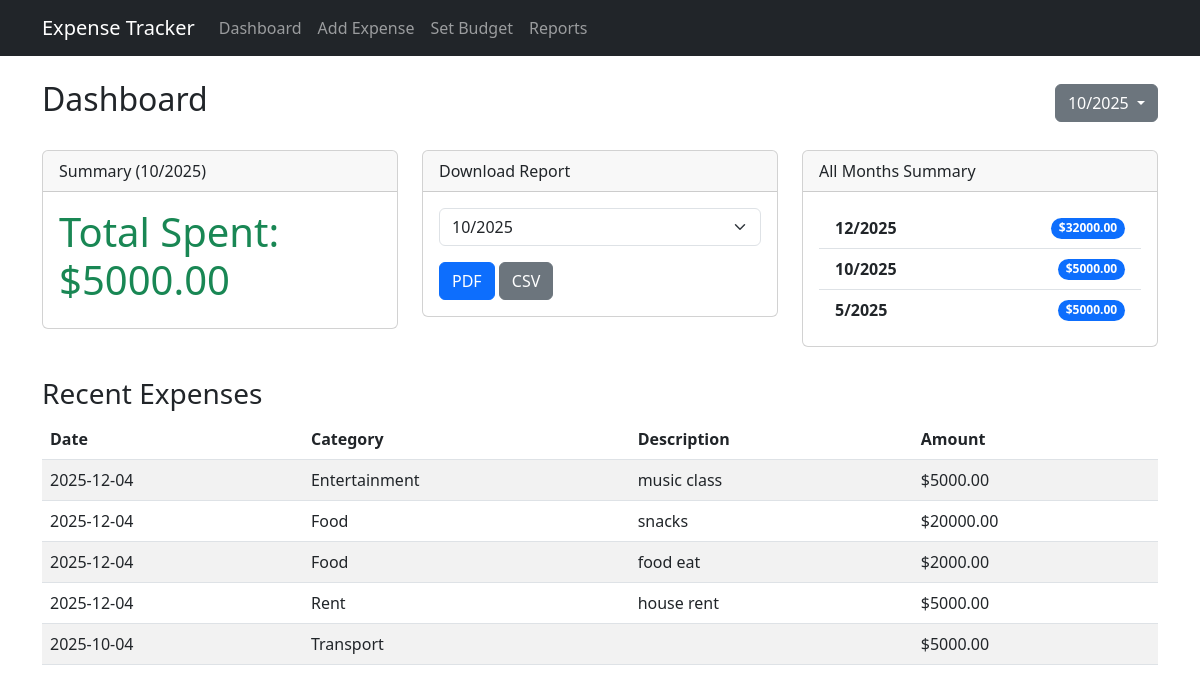
The app's page /?month=10&year=2025 with its own data.
### models.py (models this page shows, shortened)
class Expense(db.Model):
    id = db.Column(db.Integer, primary_key=True)
    amount = db.Column(db.Float, nullable=False)
    description = db.Column(db.String(200))
    date = db.Column(db.DateTime, index=True, default=datetime.utcnow)
    user_id = db.Column(db.Integer, db.ForeignKey('user.id'), nullable=False)
    category_id = db.Column(db.Integer, db.ForeignKey('category.id'), nullable=False)
    is_shared = db.Column(db.Boolean, default=False)
    shared_with = db.relationship('SharedExpense', backref='original_expense', lazy='dynamic')

class Category(db.Model):
    id = db.Column(db.Integer, primary_key=True)
    name = db.Column(db.String(64), unique=True, nullable=False)
    expenses = db.relationship('Expense', backref='category', lazy='dynamic')
    budgets = db.relationship('Budget', backref='category', lazy='dynamic')

### routes.py (the view)
@main_bp.route('/')
def index():
    if not User.query.get(CURRENT_USER_ID):
        user = User(username='testuser', email='test@example.com')
        db.session.add(user)
        db.session.commit()
    today = datetime.today()
    try:
        current_month = int(request.args.get('month', today.month))
        current_year = int(request.args.get('year', today.year))
    except ValueError:
        current_month = today.month
        current_year = today.year
    total_spent = db.session.query(func.sum(Expense.amount)).filter(
        Expense.user_id == CURRENT_USER_ID,
        func.extract('month', Expense.date) == current_month,
        func.extract('year', Expense.date) == current_year
    ).scalar() or 0.0
    monthly_data = db.session.query(
        func.extract('month', Expense.date).label('month'),
        func.extract('year', Expense.date).label('year'),
        func.sum(Expense.amount).label('total')
    ).filter(
        Expense.user_id == CURRENT_USER_ID
    ).group_by(
        func.extract('year', Expense.date),
        func.extract('month', Expense.date)
    ).order_by(
        func.extract('year', Expense.date).desc(),
        func.extract('month', Expense.date).desc()
    ).all()
    monthly_summaries = []
    for m, y, total in monthly_data:
        monthly_summaries.append({
            'month': int(m),
            'year': int(y),
            'total': total
        })
    expense_months = db.session.query(func.extract('month', Expense.date).label('month'), func.extract('year', Expense.date).label('year')).filter_by(user_id=CURRENT_USER_ID).distinct()
    budget_months = db.session.query(Budget.month, Budget.year).filter_by(user_id=CURRENT_USER_ID).distinct()
    available_months = set()
    for m, y in expense_months:
        available_months.add((int(m), int(y)))
    for m, y in budget_months:
        available_months.add((int(m), int(y)))
    available_months = sorted(list(available_months), key=lambda x: (x[1], x[0]), reverse=True)
    if (current_month, current_year) not in available_months:
        available_months.insert(0, (current_month, current_year))
    expenses = Expense.query.filter_by(user_id=CURRENT_USER_ID).order_by(Expense.date.desc()).limit(5).all()
    return render_template('index.html', total_spent=total_spent, expenses=expenses, current_month=f"{current_month}/{current_year}", monthly_summaries=monthly_summaries, available_months=available_months, current_month_int=current_month, current_year_int=current_year)

### templates/index.html (shortened to what this page needs)
{% extends "base.html" %}
{% block content %}
<div class="d-flex justify-content-between align-items-center">
    <h2>Dashboard</h2>
    <div class="dropdown">
        <button class="btn btn-secondary dropdown-toggle" type="button" id="dashboardMonthDropdown"
            data-bs-toggle="dropdown" aria-expanded="false">
            {{ current_month_int }}/{{ current_year_int }}
        </button>
    </div>
</div>
<div class="row mt-4">
    <div class="col-md-4">
        <div class="card mb-4">
            <div class="card-header">Summary ({{ current_month_int }}/{{ current_year_int }})</div>
            <div class="card-body">
                <h3 class="display-6 text-success">Total Spent: ${{ "%.2f"|format(total_spent) }}</h3>
            </div>
        </div>
    </div>
    <div class="col-md-4">
        <div class="card mb-4">
            <div class="card-header">Download Report</div>
            <div class="card-body">
                <form action="{{ url_for('main.download_report') }}" method="GET">
                    <div class="mb-3">
                        <select class="form-select" name="month_year">
                            {% for m, y in available_months %}
                            <option value="{{ m }}-{{ y }}" {% if m==current_month_int and y==current_year_int
                                %}selected{% endif %}>
                                {{ m }}/{{ y }}
                            </option>
                            {% endfor %}
                        </select>
                    </div>
                    <div class="d-grid gap-2 d-md-block">
                        <button type="submit" name="format" value="pdf" class="btn btn-primary">PDF</button>
                        <button type="submit" name="format" value="csv" class="btn btn-secondary">CSV</button>
                    </div>
                </form>
            </div>
        </div>
    </div>
    <div class="col-md-4">
        <div class="card">
            <div class="card-header">All Months Summary</div>
            <div class="card-body" style="max-height: 200px; overflow-y: auto;">
                <ul class="list-group list-group-flush">
                    {% for item in monthly_summaries %}
                    <li
                        class="list-group-item d-flex justify-content-between align-items-center bg-transparent text-dark">
                        <span class="fw-bold">{{ item.month }}/{{ item.year }}</span>
                        <span class="badge bg-primary rounded-pill">${{ "%.2f"|format(item.total) }}</span>
                    </li>
                    {% endfor %}
                </ul>
            </div>
        </div>
    </div>
</div>
<h3 class="mt-4">Recent Expenses</h3>
<table class="table table-striped">
    <thead>
        <tr>
            <th>Date</th>
            <th>Category</th>
            <th>Description</th>
            <th>Amount</th>
        </tr>
    </thead>
    <tbody>
        {% for expense in expenses %}
        <tr>
            <td>{{ expense.date.strftime('%Y-%m-%d') }}</td>
            <td>{{ expense.category.name }}</td>
            <td>{{ expense.description }}</td>
            <td>${{ "%.2f"|format(expense.amount) }}</td>
        </tr>
        {% endfor %}
    </tbody>
</table>
{% endblock %}

### records on screen
Expense: date "2025-12-04", category.name "Entertainment", description "music class", amount "5000.00"
Expense: date "2025-12-04", category.name "Food", description "snacks", amount "20000.00"
Expense: date "2025-12-04", category.name "Food", description "food eat", amount "2000.00"
Expense: date "2025-12-04", category.name "Rent", description "house rent", amount "5000.00"
Expense: date "2025-10-04", category.name "Transport", amount "5000.00"

### other values on screen
{{ current_month_int }} "10"
{{ current_year_int }} "2025"
{{ "%.2f"|format(total_spent) }} "5000.00"
{{ item.month }} "12" "10" "5"
{{ item.year }} "2025" "2025" "2025"
{{ "%.2f"|format(item.total) }} "32000.00" "5000.00" "5000.00"
form field month_year "10/2025"
